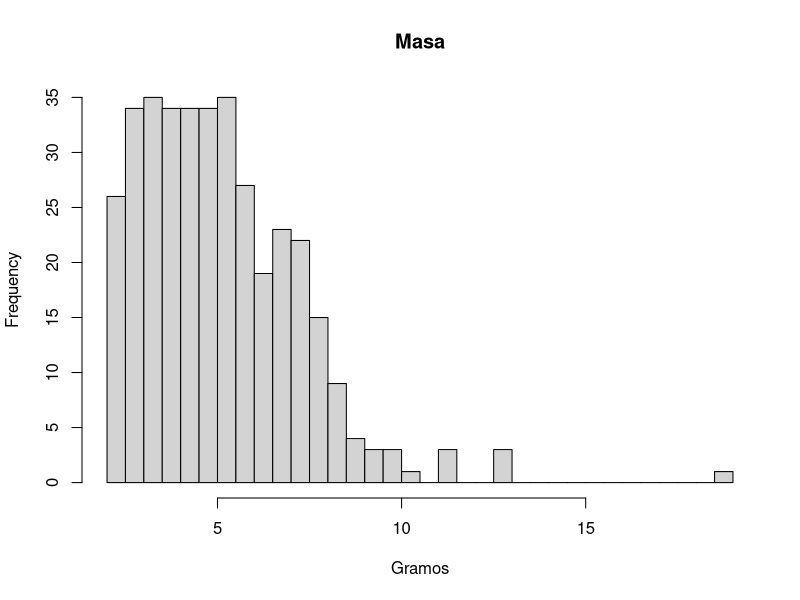
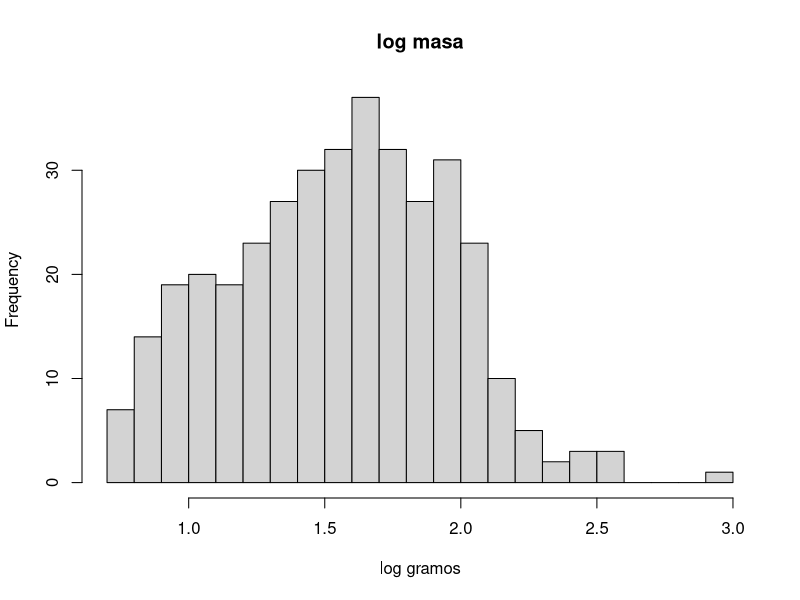
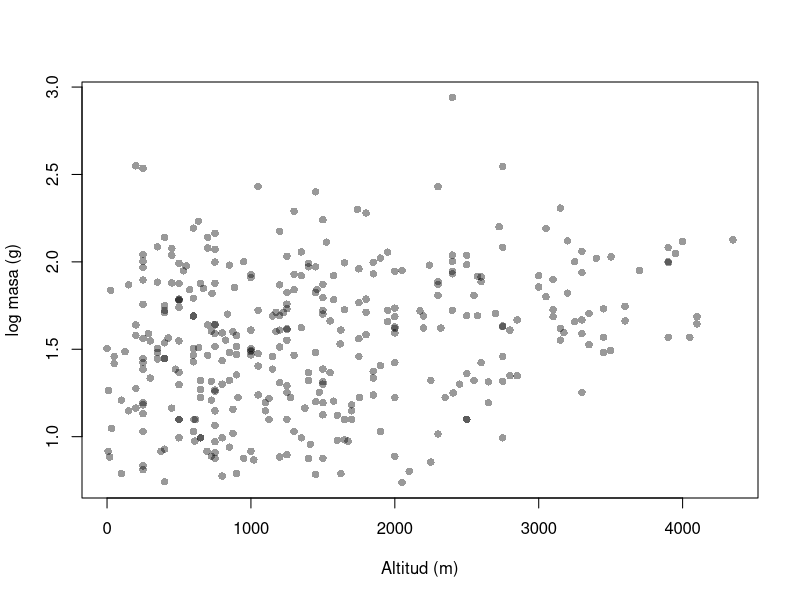

Reproduce these figures in R, in order.
# Dia 1, bloque 3. Datos reales con BirdBase

# check.names = FALSE conserva los nombres originales, que tienen espacios
datos <- read.csv("datos/birdbase/birdbase.csv", check.names = FALSE, stringsAsFactors = FALSE)
#datos <- datos[,1:25]
# Mirar antes de modificar. Siempre
dim(datos)
str(datos[, 1:10])
names(datos)

# Asegurandonos que solo sean colibries
colibries <- datos[datos$`Family IOC 15.1` == "Trochilidae", ]
nrow(colibries)

# Nos quedamos con lo que vamos a usar y le ponemos nombres manejables
colibries <- data.frame(
  especie = colibries$`Latin (BirdLife > IOC > Clements>AviList)`,
  masa = colibries$"Average Mass",
  masa_min_macho = colibries$"Male MinMass",
  masa_max_macho = colibries$"Male MaxMass",
  x_min = colibries$"Xmin",
  norm_min = colibries$"NormMin",
  norm_max = colibries$"NormMax",
  x_max = colibries$"Xmax",
  stringsAsFactors = FALSE
)

str(colibries)
dim(colibries)

# La altitud puede que no siempre sea un numero
head(sort(unique(colibries$norm_min)))
table(colibries$norm_min[is.na(suppressWarnings(as.numeric(colibries$norm_min)))])

# L es tierras bajas, F es piedemonte, M es montano
convertir_altitud <- function(x) {
  x <- trimws(as.character(x))
  equivalencias <- c(L = 250, F = 750, M = 1500)
  numerico <- suppressWarnings(as.numeric(x))
  letra <- x %in% names(equivalencias)
  numerico[letra] <- equivalencias[x[letra]]
  numerico
}

colibries$norm_min <- convertir_altitud(colibries$norm_min)
colibries$norm_max <- convertir_altitud(colibries$norm_max)

# Convertir letras a numeros es una decision, no un paso obligatorio
colibries$altitud <- (colibries$norm_min + colibries$norm_max) / 2

# Cuanto falta y donde (missing data)
sum(is.na(colibries$masa))
sum(is.na(colibries$altitud))
colSums(is.na(colibries))
?colSums

# Explorar
summary(colibries$masa)
summary(colibries$altitud)

hist(colibries$masa, breaks = 30, main = "Masa", xlab = "Gramos")
hist(log(colibries$masa), breaks = 30, main = "log masa", xlab = "log gramos")

plot(colibries$altitud, log(colibries$masa), pch = 16, col = rgb(0, 0, 0, 0.4),
     xlab = "Altitud (m)", ylab = "log masa (g)")

# Una regresion normal. Ignora la filogenia, y por eso puede ser incorrecta
summary(lm(log(masa) ~ altitud, data = colibries))

# Mañana vemos por que puede dar parametros incorrectos y como se corrige
completos <- colibries[!is.na(colibries$masa) & !is.na(colibries$altitud), ]
nrow(completos)

write.csv(completos, "datos/colibries_limpio.csv", row.names = FALSE)
